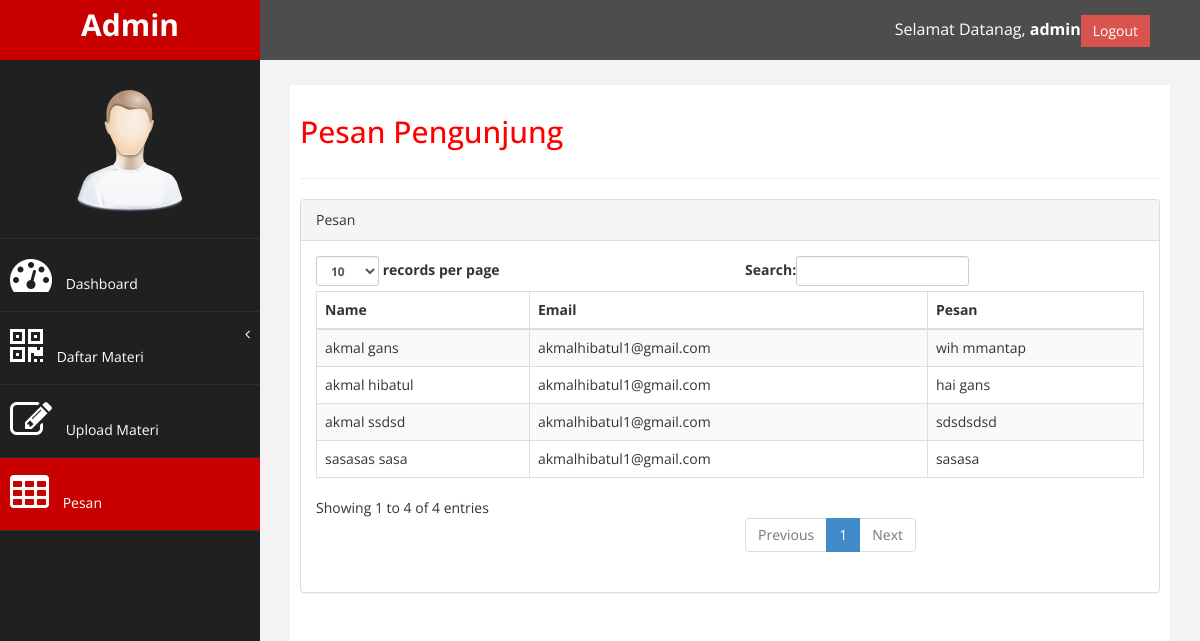
The app's page /admin/table.php (signed in) with its own data.
### tables this page shows
CREATE TABLE `pesan` (
  `id` int(11) NOT NULL,
  `firstname` text NOT NULL,
  `lastname` text NOT NULL,
  `email` varchar(50) NOT NULL,
  `pesann` varchar(5000) NOT NULL
);

### admin/table.php (the view, shortened to what this page needs)
<?php
if(!isset($_SESSION['username'])) {
   header('location:../LOGIN/index.php');
} else {
   $username = $_SESSION['username'];
}
?>
<!DOCTYPE html>
<html xmlns="http://www.w3.org/1999/xhtml">
<head>
    <link href="assets/css/bootstrap.css" rel="stylesheet" />
    <link href="assets/css/font-awesome.css" rel="stylesheet" />
    <link href="assets/js/morris/morris-0.4.3.min.css" rel="stylesheet" />
    <link href="assets/css/custom.css" rel="stylesheet" />
</head>
<body>
    <div id="wrapper">
        <nav class="navbar navbar-default navbar-cls-top " role="navigation" style="margin-bottom: 0">
            <div class="navbar-header">
                <a class="navbar-brand" href="index.php">Admin</a>
            </div>
  <div style="color: white;
padding: 15px 50px 5px 50px;
float: right;
font-size: 16px;">Selamat Datanag, <b><?php echo $username; ?></b><a href="../login/logout.php" class="btn btn-danger square-btn-adjust">Logout</a> </div>
        </nav>
            <nav class="navbar-default navbar-side" role="navigation">
            <div class="sidebar-collapse">
                <ul class="nav" id="main-menu">
                <li class="text-center">
                    <img src="assets/img/find_user.png" class="user-image img-responsive"/>
                    </li>
                    <li>
                        <a   href="index.php"><i class="fa fa-dashboard fa-3x"></i> Dashboard</a>
                    </li>
                    <li>
                        <a href="#"><i class="fa fa-qrcode fa-3x"></i> Daftar Materi<span class="fa arrow"></span></a>
                      </li>
                    <li  >
                        <a  href="form.php"><i class="fa fa-edit fa-3x"></i> Upload Materi </a>
                    </li>
                    <li  >
                        <a class="active-menu" href="table.php"><i class="fa fa-table fa-3x"></i> Pesan</a>
                    </li>
                </ul>
            </div>
        </nav>
        <div id="page-wrapper" >
            <div id="page-inner">
                <div class="row">
                    <div class="col-md-12">
                     <h2>Pesan Pengunjung</h2>
                    </div>
                </div>
                 <hr />
            <div class="row">
                <div class="col-md-12">
                    <div class="panel panel-default">
                        <div class="panel-heading">
                             Pesan
                        </div>
                        <div class="panel-body">
                            <div class="table-responsive">
                                <table class="table table-striped table-bordered table-hover" id="dataTables-example">
                                    <thead>
                                        <tr>
                                            <th>Name</th>
                                            <th>Email</th>
                                            <th>Pesan</th>
                                        </tr>
                                    </thead>
                                    <tbody>
                                        <?php
                                        include("koneksi.php");
                                        $sql=mysqli_query($koneksi,"SELECT * FROM pesan ORDER BY id ");
                                        while($data=mysqli_fetch_array($sql)){
                                         ?>
                                        <tr class="odd gradeX">
                                            <td><?php echo $data['firstname']; ?> <?php echo $data['lastname']; ?></td>
                                            <td><?php echo $data['email']; ?></td>
                                            <td><?php echo $data['pesann']; ?></td>
                                        </tr>
                                        <?php
                                    }
                                         ?>
                                    </tbody>
                                </table>
                            </div>
                        </div>
                    </div>
                </div>
            </div>
        </div>
    </div>
            </div>
</body>
</html>

### admin/assets/css/custom.css (style rules this page uses)
body { font-family: 'Open Sans', sans-serif; }
#wrapper { width: 100%; background:#202020; }
#page-wrapper { padding: 15px 15px; min-height: 600px; background:#F3F3F3; }
#page-inner { width:100%; margin:10px 20px 10px 0px; background-color:#fff!important; padding:10px; min-height:1200px; }
.text-center { text-align:center; }
h2 { color: #f00; }
.square-btn-adjust { border: 0px solid transparent; -webkit-border-radius: 0px; -moz-border-radius: 0px; border-radius: 0px; }
.user-image { margin: 25px auto; -webkit-border-radius: 10px; -moz-border-radius: 10px; border-radius: 10px; max-height:170px; max-width:170px; }
.navbar-cls-top .navbar-brand { color: #fff; background: #C90000; width: 260px; text-align: center; height: 60px; font-size: 30px; font-weight: 700; }
.active-menu { background-color:#C90000!important; }
.arrow { float: right; }
.fa.arrow:before { content: "\f104"; }
.sidebar-collapse , .sidebar-collapse .nav { background:none; }
.sidebar-collapse .nav { padding:0; }
.sidebar-collapse .nav > li > a { color:#fff; background:#202020; text-shadow:none; }
.sidebar-collapse > .nav > li > a { padding:15px 10px; }
.sidebar-collapse > .nav > li { border-bottom: 1px solid rgba(107, 108, 109, 0.19); }
.navbar-side { border:none; background-color: #202020; }
.navbar-cls-top { background:#4D4D4D; border-bottom:none; }
.navbar-default { border:0px solid black; }
.navbar-header { background: #A70303; }
.nav > li > a > i { margin-right:10px; }
@media (min-width:768px) { #page-wrapper { margin: 0 0 0 260px; padding: 15px 30px; min-height: 1200px; } }
@media (min-width:768px) { .navbar-side { z-index: 1; position: absolute; width: 260px; } }
@media (min-width:768px) { .navbar { border-radius: 0px; } }

### records on screen
pesan: firstname "akmal", lastname "hibatul", email "akmalhibatul1@gmail.com", pesann "hai gans"
pesan: firstname "akmal", lastname "gans", email "akmalhibatul1@gmail.com", pesann "wih mmantap"
pesan: firstname "sasasas", lastname "sasa", email "akmalhibatul1@gmail.com", pesann "sasasa"
pesan: firstname "akmal", lastname "ssdsd", email "akmalhibatul1@gmail.com", pesann "sdsdsdsd"

### other values on screen
$username "admin"
